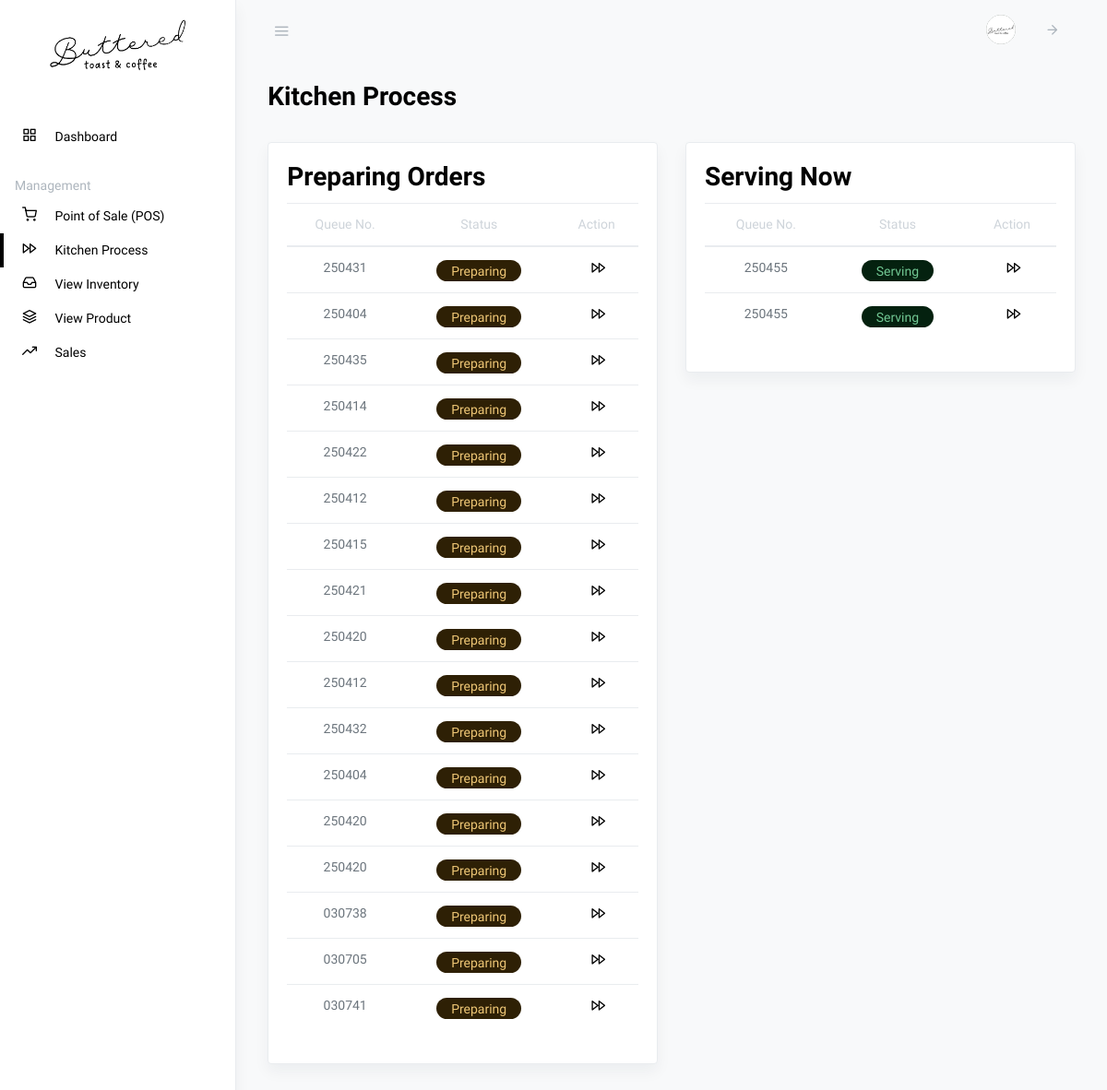
/staff-kitchen-process.php (signed in), run on the app's committed database.
### tables this page shows
CREATE TABLE `sales` (
  `sale_id` int(11) NOT NULL,
  `branch_id` int(11) NOT NULL,
  `total_amount` decimal(11,2) NOT NULL,
  `customer_pay` decimal(11,2) NOT NULL,
  `change_amount` decimal(11,2) NOT NULL,
  `payment_method` text NOT NULL,
  `queue_no` text NOT NULL,
  `status` int(1) NOT NULL,
  `transaction_date` timestamp(6) NOT NULL DEFAULT current_timestamp(6) ON UPDATE current_timestamp(6)
);

### staff-kitchen-process.php (the view, shortened to what this page needs)
<!DOCTYPE html>
<html lang="en">
<head>
    <?php include 'partials/header.php'; ?>
</head>
<body class="vertical  light">
    <div class="wrapper">
        <?php include 'partials/staff-navbar.php'; ?>
        <main role="main" class="main-content">
            <div class="container-fluid">
                <h2 class="page-title">Kitchen Process</h2>
                <div class="row justify-content-center">
                    <div class="col-6">
                        <div class="row my-4">
                            <div class="col-md-12">
                                <div class="card shadow">
                                    <div class="card-body">
                                        <h2 class="card-title">Preparing Orders</h2>
                                        <table class="table datatables" id="dataTable-1">
                                            <thead>
                                                <tr class="text-center">
                                                    <th>Queue No.</th>
                                                    <th>Status</th>
                                                    <th>Action</th>
                                                </tr>
                                            </thead>
                                            <tbody>
                                                <?php
                                                $sql1 = "SELECT * FROM sales WHERE status = 0";
                                                $r = mysqli_query($link, $sql1);
                                                if ($r->num_rows > 0) {
                                                    while ($row1 = mysqli_fetch_assoc($r)) {
                                                        ?>
                                                        <tr class="text-center">
                                                            <td>
                                                                <p class="fw-normal mb-1">
                                                                    <?php echo $row1['queue_no']; ?>
                                                                </p>
                                                            </td>
                                                            <td>
                                                                <span
                                                                    class="badge badge-warning rounded-pill d-inline px-3">Preparing</span>
                                                            </td>
                                                            <td>
                                                                <div class="d-inline">
                                                                    <a class="ml-1 action-icon" href="javascript:void(0);"
                                                                        onclick="confirmStatusUpdate('<?php echo $row1['queue_no']; ?>', <?php echo $row1['status']; ?>)">
                                                                        <i class="fe fe-fast-forward fe-16"></i>
                                                                    </a>
                                                                </div>
                                                            </td>
                                                        </tr>
                                                        <?php
                                                    }
                                                }
                                                ?>
                                            </tbody>
                                        </table>
                                    </div>
                                </div>
                            </div>
                        </div>
                    </div>
                    <div class="col-6">
                        <div class="row my-4">
                            <div class="col-md-12">
                                <div class="card shadow">
                                    <div class="card-body">
                                        <h2 class="card-title">Serving Now</h2>
                                        <table class="table datatables" id="dataTable-1">
                                            <thead>
                                                <tr class="text-center">
                                                    <th>Queue No.</th>
                                                    <th>Status</th>
                                                    <th>Action</th>
                                                </tr>
                                            </thead>
                                            <tbody>
                                                <?php
                                                $sql1 = "SELECT * FROM sales WHERE status = 1";
                                                $r = mysqli_query($link, $sql1);
                                                if ($r->num_rows > 0) {
                                                    while ($row1 = mysqli_fetch_assoc($r)) {
                                                        ?>
                                                        <tr class="text-center">
                                                            <td>
                                                                <p class="fw-normal mb-1">
                                                                    <?php echo $row1['queue_no']; ?>
                                                                </p>
                                                            </td>
                                                            <td>
                                                                <span
                                                                    class="badge badge-success rounded-pill d-inline px-3">Serving</span>
                                                            </td>
                                                            <td>
                                                                <div class="d-inline">
                                                                    <a class="ml-1 action-icon" href="javascript:void(0);"
                                                                        onclick="confirmStatusUpdate('<?php echo $row1['queue_no']; ?>', <?php echo $row1['status']; ?>)">
                                                                        <i class="fe fe-fast-forward fe-16"></i>
                                                                    </a>
                                                                </div>
                                                            </td>
                                                        </tr>
                                                        <?php
                                                    }
                                                }
                                                ?>
                                            </tbody>
                                        </table>
                                    </div>
                                </div>
                            </div>
                        </div>
                    </div>
                </div>
            </div>
        </main>
    </div>
</body>
</html>

### css/feather.css (style rules this page uses)
.fe { font-family: "feather" !important; speak: none; font-style: normal; font-weight: normal; font-variant: normal; text-transform: none; line-height: 1; -webkit-font-smoothing: antialiased; -moz-osx-font-smoothing: grayscale; }
.fe-16 { font-size: 16px; }
.fe-fast-forward:before { content: ""; }

### partials/header.php (style rules this page uses)
.badge { font-size: 14px; }
.badge-success { color: #72C894; background-color: #04210F; }
.badge-warning { color: #EFC776; background-color: #2E2005; }
.action-icon { color: #000; }
.page-title, .card-title { color: #000; }

### data on the page
sales: queue_no "250431"
sales: queue_no "250404"
sales: queue_no "250435"
sales: queue_no "250414"
sales: queue_no "250422"
sales: queue_no "250412"
sales: queue_no "250415"
sales: queue_no "250421"
sales: queue_no "250420"
sales: queue_no "250412"
sales: queue_no "250432"
sales: queue_no "250404"
sales: queue_no "250420"
sales: queue_no "250420"
sales: queue_no "030738"
sales: queue_no "030705"
sales: queue_no "030741"
sales: queue_no "250455"
sales: queue_no "250455"
